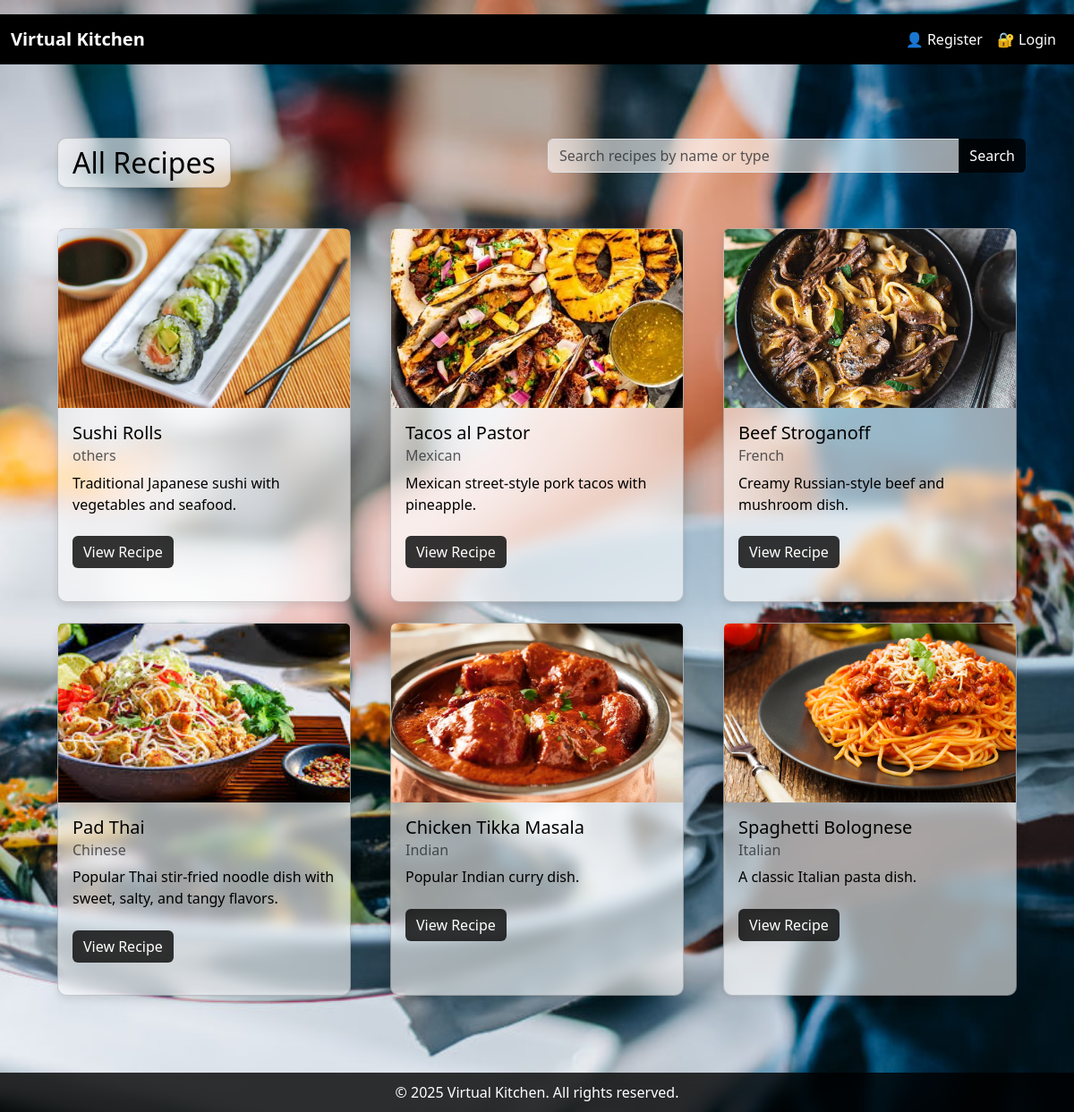
The page / on the database its author committed.
### tables this page shows
CREATE TABLE recipes (
    rid INT AUTO_INCREMENT PRIMARY KEY,
    name VARCHAR(100) NOT NULL,
    description TEXT NOT NULL,
    type ENUM('French', 'Italian', 'Chinese', 'Indian', 'Mexican', 'others') NOT NULL,
    cookingtime INT NOT NULL,
    ingredients TEXT NOT NULL,
    instructions TEXT NOT NULL,
    image VARCHAR(255),
    uid INT,
    FOREIGN KEY (uid) REFERENCES users(uid)
);

### index.php (the view, shortened to what this page needs)
<?php
print_r($_SESSION);
?>
<?php include 'includes/header.php'; ?>
<?php require 'db/config.php'; ?>
<div class="container my-5 pb-5">
    <div class="row mb-4 align-items-center justify-content-between">
        <div class="col-auto mb-3 mb-lg-0">
            <div class="card px-3 py-2 shadow-sm">
                <h2 class="mb-0">All Recipes</h2>
            </div>
        </div>
        <div class="col-lg-6">
            <form action="search.php" method="GET">
                <div class="input-group">
                    <input type="text" class="form-control" name="query" placeholder="Search recipes by name or type" aria-label="Search">
                    <button class="btn btn-black" type="submit">Search</button>
                </div>
            </form>
        </div>
    </div>
    <div class="row g-4">
        <?php
        $stmt = $pdo->query("SELECT rid, name, type, description, image FROM recipes ORDER BY rid DESC");
        while ($row = $stmt->fetch()):
        ?>
        <div class="col-md-4">
            <div class="card h-100">
                <?php if (!empty($row['image'])): ?>
                    <img src="<?= htmlspecialchars($row['image']) ?>" class="card-img-top" alt="<?= htmlspecialchars($row['name']) ?>" style="height: 200px; object-fit: cover;">
                <?php endif; ?>
                <div class="card-body">
                    <h5 class="card-title"><?= htmlspecialchars($row['name']) ?></h5>
                    <h6 class="card-subtitle mb-2 text-muted"><?= htmlspecialchars($row['type']) ?></h6>
                    <p class="card-text"><?= htmlspecialchars($row['description']) ?></p>
                    <a href="recipe.php?rid=<?= $row['rid'] ?>" class="btn btn-black mt-2">View Recipe</a>
                </div>
            </div>
        </div>
        <?php endwhile; ?>
    </div>
</div>
<?php include 'includes/footer.php'; ?>

### includes/header.php (shortened to what this page needs)
<!DOCTYPE html>
<html lang="en">
<head>
    <link href="https://cdn.jsdelivr.net/npm/bootstrap@5.3.0/dist/css/bootstrap.min.css" rel="stylesheet">
    <link rel="stylesheet" href="assets/style.css">
</head>
<body>
<nav class="navbar navbar-expand-lg navbar-dark bg-black">
    <div class="container-fluid">
        <a class="navbar-brand fw-bold" href="index.php"> Virtual Kitchen</a>
        <div class="collapse navbar-collapse" id="navbarNav">
            <ul class="navbar-nav ms-auto">
                <?php if (isset($_SESSION['uid'])): ?>
                    <li class="nav-item">
                        <a class="nav-link" href="add_recipe.php">➕ Add Recipe</a>
                    </li>
                    <li class="nav-item">
                        <a class="nav-link" href="logout.php">🚪 Logout (<?= htmlspecialchars($_SESSION['username']) ?>)</a>
                    </li>
                <?php else: ?>
                    <li class="nav-item">
                        <a class="nav-link" href="register.php">👤 Register</a>
                    </li>
                    <li class="nav-item">
                        <a class="nav-link" href="login.php">🔐 Login</a>
                    </li>
                <?php endif; ?>
            </ul>
        </div>
    </div>
</nav>
<div class="container mt-4">

### includes/footer.php (shortened to what this page needs)
</div>
<footer class="mt-auto">
    <p class="footer-text mb-0 text-center">© <?= date('Y') ?> Virtual Kitchen. All rights reserved.</p>
</footer>
</body>
</html>

### assets/style.css (style rules this page uses)
html, body { height: 100%; margin: 0; display: flex; flex-direction: column; }
body { background: url('bg-kitchen.jpg') no-repeat center center fixed; background-size: cover; font-family: 'Segoe UI', sans-serif; color: #ffffff; flex: 1; }
.navbar { background-color: rgba(0, 0, 0, 0.8) ; backdrop-filter: blur(8px); }
.navbar-brand, .nav-link, .footer-text { color: #ffffff; }
.card { box-shadow: 0 4px 8px rgba(0,0,0,0.1); margin: 10px; transition: transform 0.2s ease-in-out; backdrop-filter: blur(8px); background-color: rgba(255, 255, 255, 0.6); color: #000; border-radius: 10px; }
.card-body, .card-header { color: black; }
.form-control, .btn, .form-select { backdrop-filter: blur(8px); background-color: rgba(255, 255, 255, 0.6); color: black ; }
input::placeholder, textarea::placeholder { color: black; }
h1, h2, h3, h4, h5, h6, label { color: black; }
.btn-black { background-color: rgba(0, 0, 0, 0.8) ; color: white ; border: none ; }
footer { background: rgba(0, 0, 0, 0.8); padding: 10px 0; text-align: center; margin-top: auto; backdrop-filter: blur(8px); color: white; }

### rows shown on the page
recipes: image (picture), name "Sushi Rolls", type "others", description "Traditional Japanese sushi with vegetables and seafood."
recipes: image (picture), name "Tacos al Pastor", type "Mexican", description "Mexican street-style pork tacos with pineapple."
recipes: image (picture), name "Beef Stroganoff", type "French", description "Creamy Russian-style beef and mushroom dish."
recipes: image (picture), name "Pad Thai", type "Chinese", description "Popular Thai stir-fried noodle dish with sweet, salty, and tangy flavors."
recipes: image (picture), name "Chicken Tikka Masala", type "Indian", description "Popular Indian curry dish."
recipes: image (picture), name "Spaghetti Bolognese", type "Italian", description "A classic Italian pasta dish."
